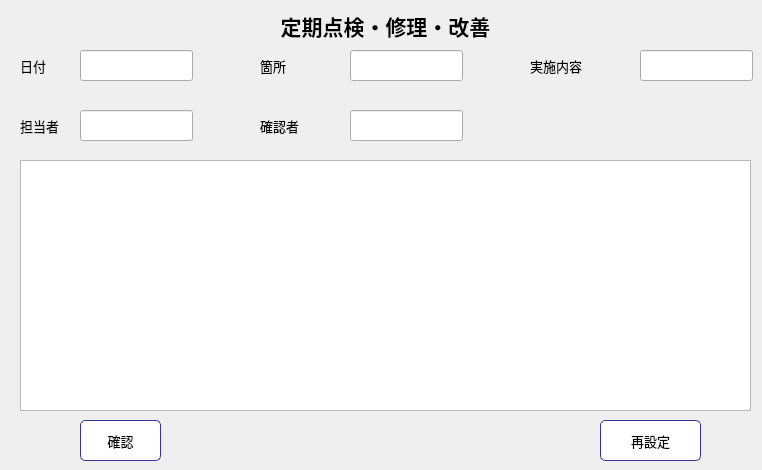
     <widget class="QWidget" name="tab_4">
      <attribute name="title">
       <string>定期検査</string>
      </attribute>
      <widget class="QLabel" name="label_5">
       <property name="geometry">
        <rect>
         <x>20</x>
         <y>10</y>
         <width>731</width>
         <height>31</height>
        </rect>
       </property>
       <property name="font">
        <font>
         <family>Yu Mincho</family>
         <pointsize>16</pointsize>
         <weight>75</weight>
         <bold>true</bold>
        </font>
       </property>
       <property name="text">
        <string>定期点検・修理・改善</string>
       </property>
       <property name="alignment">
        <set>Qt::AlignCenter</set>
       </property>
      </widget>
      <widget class="QLabel" name="label_6">
       <property name="geometry">
        <rect>
         <x>20</x>
         <y>50</y>
         <width>51</width>
         <height>31</height>
        </rect>
       </property>
       <property name="font">
        <font>
         <family>Yu Mincho</family>
         <pointsize>10</pointsize>
        </font>
       </property>
       <property name="text">
        <string>日付</string>
       </property>
      </widget>
      <widget class="QLabel" name="label_7">
       <property name="geometry">
        <rect>
         <x>260</x>
         <y>50</y>
         <width>81</width>
         <height>31</height>
        </rect>
       </property>
       <property name="font">
        <font>
         <family>Yu Mincho</family>
         <pointsize>10</pointsize>
        </font>
       </property>
       <property name="text">
        <string>箇所</string>
       </property>
      </widget>
      <widget class="QLineEdit" name="lineEdit_location_2">
       <property name="geometry">
        <rect>
         <x>350</x>
         <y>50</y>
         <width>113</width>
         <height>31</height>
        </rect>
       </property>
       <property name="font">
        <font>
         <family>Yu Mincho</family>
         <pointsize>10</pointsize>
        </font>
       </property>
      </widget>
      <widget class="QLabel" name="label_8">
       <property name="geometry">
        <rect>
         <x>530</x>
         <y>50</y>
         <width>101</width>
         <height>31</height>
        </rect>
       </property>
       <property name="font">
        <font>
         <family>Yu Mincho</family>
         <pointsize>10</pointsize>
        </font>
       </property>
       <property name="text">
        <string>実施内容</string>
       </property>
      </widget>
      <widget class="QLineEdit" name="lineEdit_content">
       <property name="geometry">
        <rect>
         <x>640</x>
         <y>50</y>
         <width>113</width>
         <height>31</height>
        </rect>
       </property>
       <property name="font">
        <font>
         <family>Yu Mincho</family>
         <pointsize>10</pointsize>
        </font>
       </property>
      </widget>
      <widget class="QLabel" name="label_9">
       <property name="geometry">
        <rect>
         <x>20</x>
         <y>110</y>
         <width>51</width>
         <height>31</height>
        </rect>
       </property>
       <property name="font">
        <font>
         <family>Yu Mincho</family>
         <pointsize>10</pointsize>
        </font>
       </property>
       <property name="text">
        <string>担当者</string>
       </property>
      </widget>
      <widget class="QLineEdit" name="lineEdit_pic">
       <property name="geometry">
        <rect>
         <x>80</x>
         <y>110</y>
         <width>113</width>
         <height>31</height>
        </rect>
       </property>
       <property name="font">
        <font>
         <family>Yu Mincho</family>
         <pointsize>10</pointsize>
        </font>
       </property>
      </widget>
      <widget class="QLabel" name="label_10">
       <property name="geometry">
        <rect>
         <x>260</x>
         <y>110</y>
         <width>81</width>
         <height>31</height>
        </rect>
       </property>
       <property name="font">
        <font>
         <family>Yu Mincho</family>
         <pointsize>10</pointsize>
        </font>
       </property>
       <property name="text">
        <string>確認者</string>
       </property>
      </widget>
      <widget class="QLineEdit" name="lineEdit_confirmer">
       <property name="geometry">
        <rect>
         <x>350</x>
         <y>110</y>
         <width>113</width>
         <height>31</height>
        </rect>
       </property>
       <property name="font">
        <font>
         <family>Yu Mincho</family>
         <pointsize>10</pointsize>
        </font>
       </property>
      </widget>
      <widget class="QPushButton" name="ResetButton_2">
       <property name="geometry">
        <rect>
         <x>600</x>
         <y>420</y>
         <width>101</width>
         <height>41</height>
        </rect>
       </property>
       <property name="font">
        <font>
         <family>Yu Mincho</family>
         <pointsize>10</pointsize>
        </font>
       </property>
       <property name="cursor">
        <cursorShape>PointingHandCursor</cursorShape>
       </property>
       <property name="styleSheet">
        <string notr="true">QPushButton#ResetButton_2 {
color: rgb(0, 0, 0);
background-color: rgb(255, 255, 255);
border-color: #339;
border-style: solid;
border-width: 1px;
border-radius: 5px;
}
QPushButton#ResetButton_2:pressed {
background-color: qlineargradient(spread:pad, x1:0, y1:0, x2:1, y2:1, stop:0 rgba(56, 108, 168, 255), stop:1 rgba(115, 234, 255, 255));
}
</string>
       </property>
       <property name="text">
        <string>再設定</string>
       </property>
       <property name="icon">
        <iconset>
         <activeon>:/img/reset.png</activeon>
        </iconset>
       </property>
       <property name="iconSize">
        <size>
         <width>32</width>
         <height>32</height>
        </size>
       </property>
      </widget>
      <widget class="QPushButton" name="InputButton">
       <property name="geometry">
        <rect>
         <x>80</x>
         <y>420</y>
         <width>81</width>
         <height>41</height>
        </rect>
       </property>
       <property name="font">
        <font>
         <family>Yu Mincho</family>
         <pointsize>10</pointsize>
        </font>
       </property>
       <property name="cursor">
        <cursorShape>PointingHandCursor</cursorShape>
       </property>
       <property name="styleSheet">
        <string notr="true">QPushButton#InputButton {
color: rgb(0, 0, 0);
background-color: rgb(255, 255, 255);
border-color: #339;
border-style: solid;
border-width: 1px;
border-radius: 5px;
}
QPushButton#InputButton:pressed {
background-color: qlineargradient(spread:pad, x1:0, y1:0, x2:1, y2:1, stop:0 rgba(56, 108, 168, 255), stop:1 rgba(115, 234, 255, 255));
}
</string>
       </property>
       <property name="text">
        <string>確認</string>
       </property>
       <property name="icon">
        <iconset>
         <activeon>:/img/confirm.png</activeon>
        </iconset>
       </property>
       <property name="iconSize">
        <size>
         <width>32</width>
         <height>32</height>
        </size>
       </property>
      </widget>
      <widget class="QTableView" name="tableView_Check">
       <property name="geometry">
        <rect>
         <x>20</x>
         <y>160</y>
         <width>731</width>
         <height>251</height>
        </rect>
       </property>
       <property name="font">
        <font>
         <family>Yu Mincho</family>
         <pointsize>10</pointsize>
        </font>
       </property>
       <property name="sizeAdjustPolicy">
        <enum>QAbstractScrollArea::AdjustIgnored</enum>
       </property>
      </widget>
      <widget class="QLineEdit" name="lineEdit_date_2">
       <property name="geometry">
        <rect>
         <x>80</x>
         <y>50</y>
         <width>113</width>
         <height>31</height>
        </rect>
       </property>
       <property name="font">
        <font>
         <family>Yu Mincho</family>
         <pointsize>10</pointsize>
        </font>
       </property>
      </widget>
     </widget>
